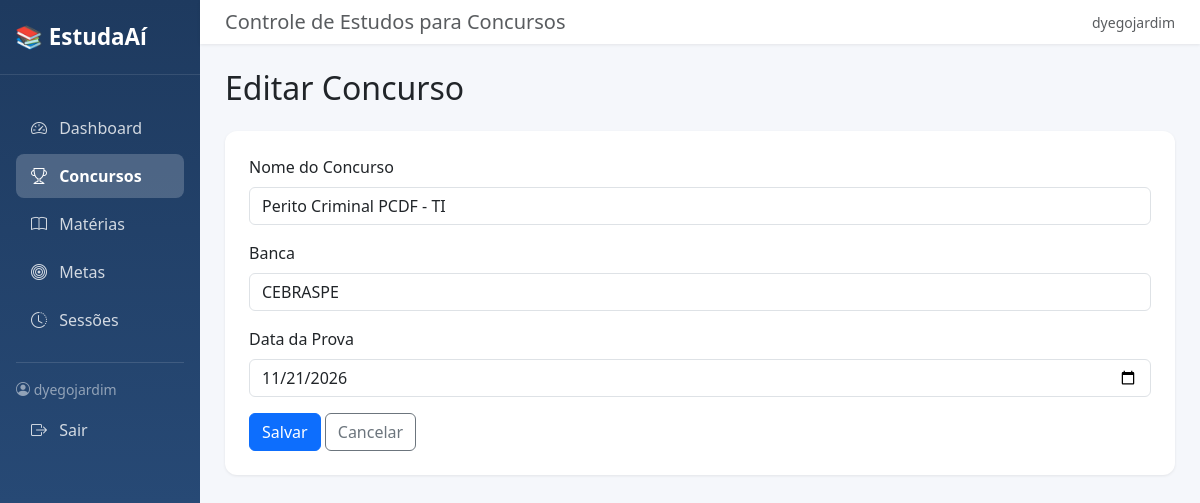
The page /concursos/4/editar/ (signed in) on the database its author committed.
### core/models.py (models this page shows, shortened)
class Concurso(models.Model):
    nome = models.CharField('Nome do Concurso', max_length=200)
    banca = models.CharField('Banca', max_length=100, blank=True)
    data_prova = models.DateField('Data da Prova', null=True, blank=True)
    usuario = models.ForeignKey(User, on_delete=models.CASCADE)
    class Meta:
        verbose_name = 'Concurso'
        verbose_name_plural = 'Concursos'
        ordering = ['data_prova']

### core/views.py (the view)
# urls.py: path('concursos/<int:pk>/editar/', views.editar_concurso, name='editar_concurso'),
@login_required
def editar_concurso(request, pk):
    concurso = get_object_or_404(Concurso, pk=pk, usuario=request.user)
    if request.method == 'POST':
        form = ConcursoForm(request.POST, instance=concurso)
        if form.is_valid():
            form.save()
            return redirect('core:lista_concursos')
    else:
        form = ConcursoForm(instance=concurso)
    return render(request, 'core/concurso_form.html', {'form': form, 'titulo': 'Editar Concurso'})

### core/forms.py
class ConcursoForm(forms.ModelForm):
    class Meta:
        model = Concurso
        fields = ['nome', 'banca', 'data_prova']
        widgets = {
            'nome': forms.TextInput(attrs={'class': 'form-control', 'placeholder': 'Ex: TJ-SP 2026'}),
            'banca': forms.TextInput(attrs={'class': 'form-control', 'placeholder': 'Ex: Vunesp'}),
            'data_prova': forms.DateInput(attrs={'class': 'form-control', 'type': 'date'}),
        }

### templates/core/concurso_form.html (shortened to what this page needs)
{% extends 'core/base.html' %}
{% block nav_concursos %}active{% endblock %}
{% block content %}
<h2 class="mb-4">{{ titulo }}</h2>
<div class="card card-stat p-4">
    <form method="post">
        {% for field in form %}
        <div class="mb-3">
            <label class="form-label">{{ field.label }}</label>
            {{ field }}
        </div>
        {% endfor %}
        <button type="submit" class="btn btn-primary">Salvar</button>
        <a href="{% url 'core:lista_concursos' %}" class="btn btn-outline-secondary">Cancelar</a>
    </form>
</div>
{% endblock %}

### templates/core/base.html (shortened to what this page needs)
<!DOCTYPE html>
<html lang="pt-br">
<head>
    <link href="https://cdn.jsdelivr.net/npm/bootstrap@5.3.2/dist/css/bootstrap.min.css" rel="stylesheet">
    <link href="https://cdn.jsdelivr.net/npm/bootstrap-icons@1.11.1/font/bootstrap-icons.css" rel="stylesheet">
</head>
<body>
<div class="container-fluid">
    <div class="row">
        <div class="col-md-3 col-lg-2 sidebar p-0">
            <div class="sidebar-brand">
                📚 EstudaAí
            </div>
            <div class="p-3">
                <ul class="nav flex-column">
                    <li class="nav-item">
                        <a href="{% url 'core:dashboard' %}" class="nav-link {% block nav_dashboard %}{% endblock %}">
                            <i class="bi bi-speedometer2"></i> Dashboard
                        </a>
                    </li>
                    <li class="nav-item">
                        <a href="{% url 'core:lista_concursos' %}" class="nav-link {% block nav_concursos %}{% endblock %}">
                            <i class="bi bi-trophy"></i> Concursos
                        </a>
                    </li>
                    <li class="nav-item">
                        <a href="{% url 'core:lista_materias' %}" class="nav-link {% block nav_materias %}{% endblock %}">
                            <i class="bi bi-book"></i> Matérias
                        </a>
                    </li>
                    <li class="nav-item">
                        <a href="{% url 'core:lista_metas' %}" class="nav-link {% block nav_metas %}{% endblock %}">
                            <i class="bi bi-bullseye"></i> Metas
                        </a>
                    </li>
                    <li class="nav-item">
                        <a href="{% url 'core:lista_sessoes' %}" class="nav-link {% block nav_sessoes %}{% endblock %}">
                            <i class="bi bi-clock-history"></i> Sessões
                        </a>
                    </li>
                </ul>
                <hr class="text-white-50 my-3">
                <div class="text-white-50 small mb-2">
                    <i class="bi bi-person-circle"></i>
                    {{ user.username }}
                </div>
                                <a href="{% url 'core:logout' %}" class="nav-link">
                    <i class="bi bi-box-arrow-right"></i> Sair
                </a>
            </div>
        </div>
        <div class="col-md-9 col-lg-10 p-0">
            <nav class="navbar-top d-flex justify-content-between align-items-center">
                <h5 class="mb-0 text-muted">Controle de Estudos para Concursos</h5>
                <span class="text-muted small">{{ user.username }}</span>
            </nav>
            <div class="main-content">
                {% block content %}
                {% endblock %}
            </div>
        </div>
    </div>
</div>
</body>
</html>

### templates/core/base.html (style rules this page uses)
body { background-color: #f5f7fb; }
.sidebar { background: linear-gradient(180deg, #1e3a5f 0%, #2c5282 100%); min-height: 100vh; color: white; }
.sidebar .nav-link { color: rgba(255, 255, 255, 0.8); border-radius: 8px; margin-bottom: 4px; padding: 10px 15px; transition: all 0.2s; }
.sidebar .nav-link.active { color: white; background-color: rgba(255, 255, 255, 0.2); font-weight: 600; }
.sidebar .nav-link i { margin-right: 8px; width: 20px; text-align: center; }
.sidebar-brand { padding: 20px 15px; font-size: 1.4rem; font-weight: 700; color: white; border-bottom: 1px solid rgba(255, 255, 255, 0.1); margin-bottom: 15px; }
.card-stat { border: none; border-radius: 12px; box-shadow: 0 1px 3px rgba(0, 0, 0, 0.08); }
.main-content { padding: 25px; }
.navbar-top { background: white; box-shadow: 0 1px 3px rgba(0, 0, 0, 0.08); padding: 10px 25px; }

### rows shown on the page
Concurso: form "Perito Criminal PCDF - TI" "CEBRASPE" "11/21/2026"

### other values the page prints
{{ user.username }} "dyegojardim"
{{ titulo }} "Editar Concurso"
{{ field.label }} "Nome do Concurso" "Banca" "Data da Prova"
